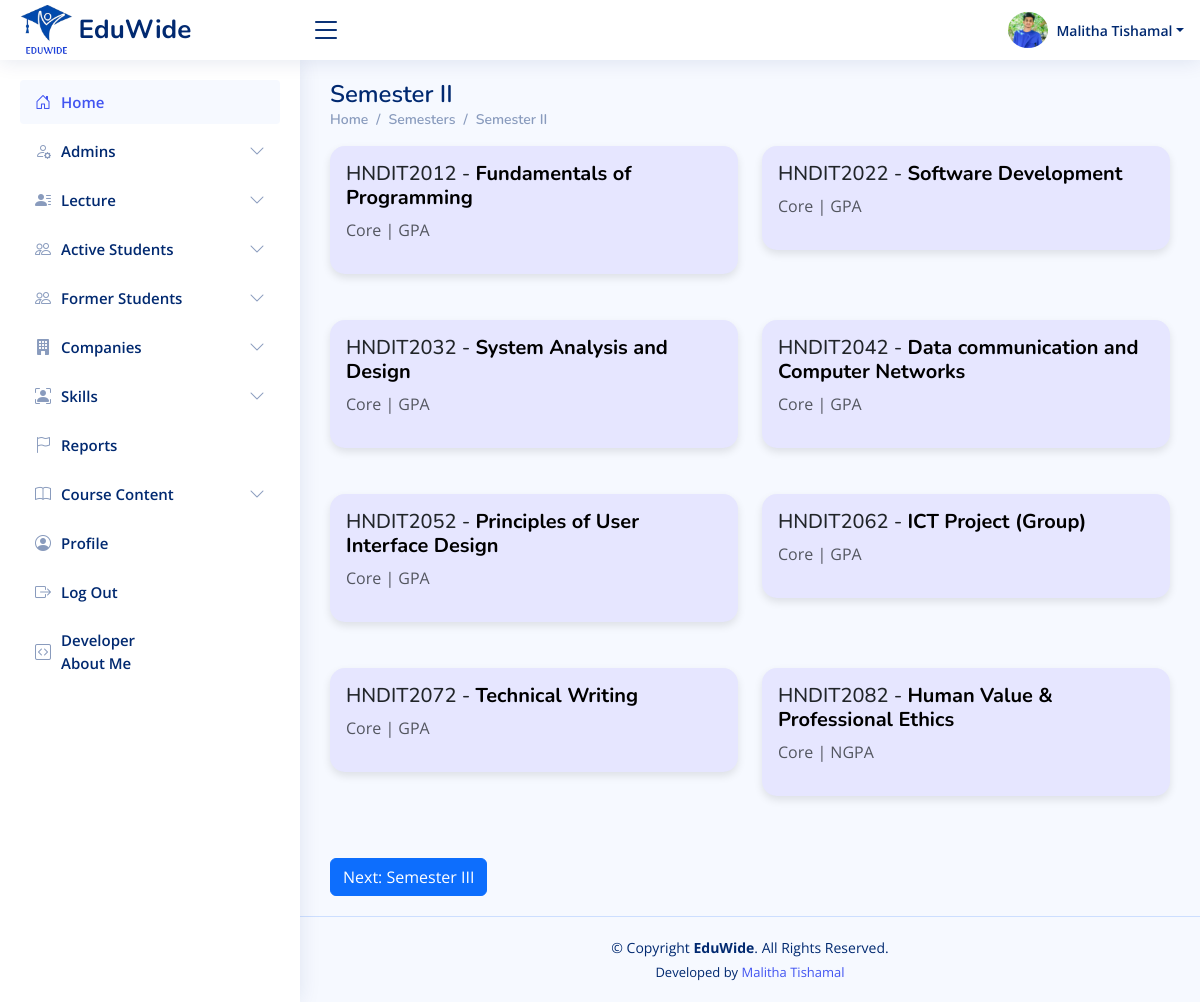
Screenshot of /admin/pages-semester2.php (signed in) with the database file from the repository.
### tables this page shows
CREATE TABLE `subjects` (
  `id` int(11) NOT NULL,
  `semester` varchar(50) DEFAULT NULL,
  `code` varchar(20) DEFAULT NULL,
  `name` varchar(255) DEFAULT NULL,
  `description` varchar(255) DEFAULT NULL
);

### admin/pages-semester2.php (the view, shortened to what this page needs)
<?php
require_once '../includes/db-conn.php';
$user_id = $_SESSION['admin_id'];
$sql = "SELECT * FROM admins WHERE id = ?";
$stmt = $conn->prepare($sql);
$stmt->bind_param("i", $user_id);
$stmt->execute();
$result = $stmt->get_result();
$user = $result->fetch_assoc();
$sql = "SELECT * FROM subjects WHERE semester = 'Semester II'";
$result = $conn->query($sql);
?>
<!DOCTYPE html>
<html lang="en">
<head>
    <?php include_once("../includes/css-links-inc.php"); ?>
</head>
<body>
    <?php include_once("../includes/header.php") ?>
    <?php include_once("../includes/sadmin-sidebar.php") ?>
    <main id="main" class="main">
        <div class="pagetitle">
            <h1>Semester II</h1>
            <nav>
                <ol class="breadcrumb">
                    <li class="breadcrumb-item"><a href="">Home</a></li>
                    <li class="breadcrumb-item"><a href="">Semesters</a></li>
                    <li class="breadcrumb-item"><a href="">Semester II</a></li>
                </ol>
            </nav>
        </div>
        <section class="section">
            <div class="row">
                <?php
                if ($result->num_rows > 0) {
                    while($row = $result->fetch_assoc()) {
                        echo '<div class="col-md-6 mb-3">
                                <div class="card p-3">
                                    <h5>' . $row['code'] . ' - <a href="marks-entry.php?subject_id=' . $row['id'] . '">' . $row['name'] . '</a></h5>
                                    <p class="text-muted">' . $row['description'] . '</p>
                                </div>
                              </div>';
                    }
                } else {
                    echo "No subjects found";
                }
                ?>
            </div>
            <a href="pages-semester3.php" class="btn btn-primary mt-3">Next: Semester III</a>
        </section>
    </main>
    <?php include_once("../includes/footer.php") ?>
</body>
</html>

### includes/header.php (shortened to what this page needs)
<header id="header" class="header fixed-top d-flex align-items-center">
    <div class="d-flex align-items-center justify-content-between">
        <a href="" class="logo d-flex align-items-center">
            <img src="<?php echo $base_url; ?>assets/images/logos/eduwide-logo.png" alt="">
            <span class="d-none d-lg-block">EduWide</span>
        </a>
        <i class="bi bi-list toggle-sidebar-btn"></i>
    </div>
    <nav class="header-nav ms-auto">
        <ul class="d-flex align-items-center">
            <?php
                $profilePic = isset($user['profile_picture']) && $user['profile_picture'] ? $user['profile_picture'] : 'default.png';
            ?>
            <li class="nav-item dropdown pe-3">
                <a class="nav-link nav-profile d-flex align-items-center pe-0" href="#" data-bs-toggle="dropdown">
                   <img id="profilePicture" src="<?php echo $profilePic; ?>" alt="Profile Picture" class="rounded-circle" style="width: 40px !important; height: 40px !important; object-fit: cover;">
                    <span class="d-none d-md-block dropdown-toggle ps-2"><?php echo htmlspecialchars($user['username']); ?></span>
                </a>
            </li>
        </ul>
    </nav>
</header>

### assets/css/style.css (style rules this page uses)
:root { scroll-behavior: smooth; }
body { font-family: "Open Sans", sans-serif; background: #f6f9ff; color: #444444; }
a { color: #4154f1; text-decoration: none; }
h1, h2, h3, h4, h5, h6 { font-family: "Nunito", sans-serif; }
#main { margin-top: 60px; padding: 20px 30px; transition: all 0.3s; }
.pagetitle { margin-bottom: 10px; }
.pagetitle h1 { font-size: 24px; margin-bottom: 0; font-weight: 600; color: #012970; }
.card { margin-bottom: 30px; border: none; border-radius: 5px; box-shadow: 0px 0 30px rgba(1, 41, 112, 0.1); }
.breadcrumb { font-size: 14px; font-family: "Nunito", sans-serif; color: #899bbd; font-weight: 600; }
.breadcrumb a { color: #899bbd; transition: 0.3s; }
.breadcrumb .breadcrumb-item::before { color: #899bbd; }
.logo { line-height: 1; }
@media (min-width: 1200px) { .logo { width: 280px; } }
.logo img { max-height: 50px; margin-right: 6px; }
.logo span { font-size: 26px; font-weight: 700; color: #012970; font-family: "Nunito", sans-serif; }
.header { transition: all 0.5s; z-index: 997; height: 60px; box-shadow: 0px 2px 20px rgba(1, 41, 112, 0.1); background-color: #fff; padding-left: 20px; }
.header .toggle-sidebar-btn { font-size: 32px; padding-left: 10px; cursor: pointer; color: #012970; }
.header-nav ul { list-style: none; }
.header-nav>ul { margin: 0; padding: 0; }
.header-nav .nav-profile { color: #012970; }
.header-nav .nav-profile img { max-height: 36px; }
.header-nav .nav-profile span { font-size: 14px; font-weight: 600; }
@media (min-width: 1200px) { #main, #footer { margin-left: 300px; } }

### admin/pages-semester2.php (style rules this page uses)
.card { border: none; border-radius: 15px; box-shadow: 0 4px 8px rgba(0, 0, 0, 0.1); transition: transform 0.3s ease-in-out; background-color: #e6e6ff; }
.card a { text-decoration: none; color: #000; font-weight: bold; }

### rows the page displays
subjects: code "HNDIT2012", name "Fundamentals of Programming", description "Core | GPA"
subjects: code "HNDIT2022", name "Software Development", description "Core | GPA"
subjects: code "HNDIT2032", name "System Analysis and Design", description "Core | GPA"
subjects: code "HNDIT2042", name "Data communication and Computer Networks", description "Core | GPA"
subjects: code "HNDIT2052", name "Principles of User Interface Design", description "Core | GPA"
subjects: code "HNDIT2062", name "ICT Project (Group)", description "Core | GPA"
subjects: code "HNDIT2072", name "Technical Writing", description "Core | GPA"
subjects: code "HNDIT2082", name "Human Value & Professional Ethics", description "Core | NGPA"

### other values shown
$user['username'] "Malitha Tishamal"
